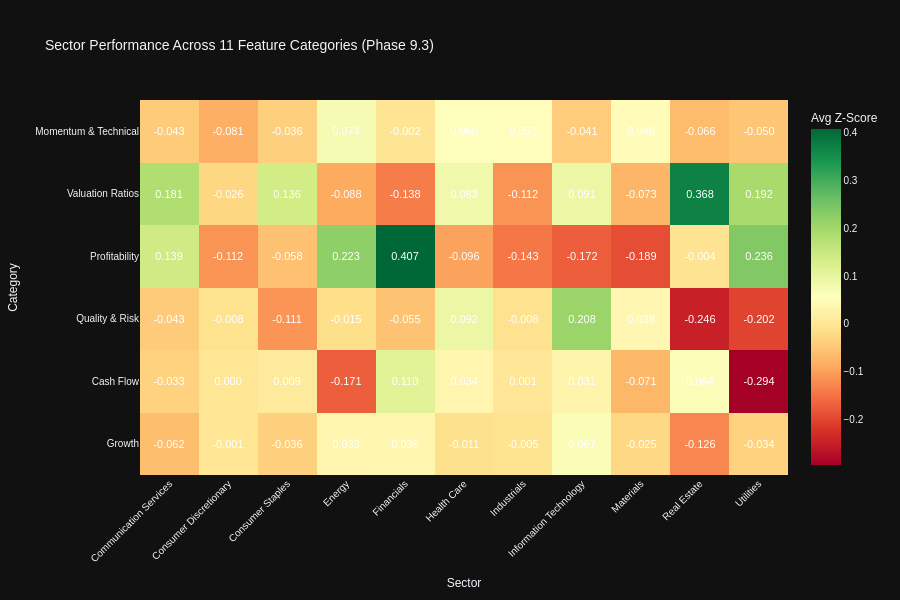

Write notebook code for a chart like this one.
### Code cell
# Visualization 1: Category Heatmaps (Sector × Category)
print("\n📊 Category Performance Heatmaps:")

# Compute category scores by averaging z-scores of metrics within each category
from scipy.stats import zscore

category_sector_scores = {}

for category_name, category_metrics in category_mapping.items():
    available_in_category = [m for m in category_metrics if m in all_stocks_scaled.columns]

    if len(available_in_category) == 0:
        print(f"  ⚠️ Skipping {category_name}: No available metrics")
        continue

    # Compute z-scores for available metrics and average by sector
    category_data = all_stocks_scaled[available_in_category + ['sector']].copy()

    # Convert to numeric and compute z-scores
    for col in available_in_category:
        category_data[col] = pd.to_numeric(category_data[col], errors='coerce')

    # Compute z-scores (handle NaNs)
    z_scored_data = category_data[available_in_category].apply(lambda x: zscore(x, nan_policy='omit'))
    category_data['category_score'] = z_scored_data.mean(axis=1)

    # Aggregate by sector
    sector_scores = category_data.groupby('sector')['category_score'].mean().sort_values(ascending=False)
    category_sector_scores[category_name] = sector_scores

# Create heatmap matrix
if category_sector_scores:
    heatmap_df = pd.DataFrame(category_sector_scores).T

    # Create interactive heatmap with value annotations
    # Following code_guidelines.md Section 17.1: Heatmaps and Conditional Formatting
    fig_category_heatmap = px.imshow(
            heatmap_df,
            labels=dict(x="Sector", y="Category", color="Avg Z-Score"),
            title="Sector Performance Across 11 Feature Categories (Phase 9.3)",
            color_continuous_scale="RdYlGn",  # Diverging scale for z-scores centered at zero
            aspect="auto",
            text_auto=".3f"  # ✅ Display values formatted to 3 decimals (Section 17.1)
            )

    # Enhanced styling per Section 17.1 style guidelines
    fig_category_heatmap.update_traces(
            textfont=dict(
                    size=11,
                    color='white',  # High contrast on diverging color scale
                    family='Arial'  # Standard sans-serif font (Section 17.4)
                    )
            )

    fig_category_heatmap.update_layout(
            height=600,
            xaxis_tickangle=-45,
            font=dict(size=10, family="Arial"),
            template="plotly_dark"  # ✅ Dark mode compatible theme (Section 17.1)
            )

    fig_category_heatmap.show()
    output_path = eda_output_dir / "phase93_category_sector_heatmap.html"
    fig_category_heatmap.write_html(output_path)

    print(f"\n✓ Category heatmap visualization complete")
    print(f"  Categories visualized: {len(category_sector_scores)}")
    print(f"  Sectors analyzed: {len(heatmap_df.columns)}")
    print(f"  Output: {output_path}")

    # Display top performing sector per category
    print(f"\n  🏆 Top Performing Sectors by Category:")
    for category, scores in list(category_sector_scores.items())[:5]:
        top_sector = scores.idxmax()
        top_score = scores.max()
        print(f"    {category}: {top_sector} (z-score: {top_score:.2f})")
else:
    print("  ⚠️ No category data available for visualization")

### Figure 1 — Plotly figure (JSON) as saved in the notebook; plotly's stock layout.template omitted (floating-point values rounded to 4 significant figures)
{"data": [{"coloraxis": "coloraxis", "name": "0", "texttemplate": "%{z:.3f}", "x": ["Communication Services", "Consumer Discretionary", "Consumer Staples", "Energy", "Financials", "Health Care", "Industrials", "Information Technology", "Materials", "Real Estate", "Utilities"], "y": ["Momentum & Technical", "Valuation Ratios", "Profitability", "Quality & Risk", "Cash Flow", "Growth"], "z": [[-0.04333, -0.08054, -0.03608, 0.07386, -0.001843, 0.05991, 0.05216, -0.0414, 0.04853, -0.06612, -0.0498], [0.1812, -0.02638, 0.1363, -0.0877, -0.1382, 0.08309, -0.1118, 0.091, -0.07263, 0.3684, 0.1924], [0.1393, -0.1116, -0.05773, 0.2227, 0.4069, -0.09628, -0.1431, -0.1718, -0.1894, -0.003936, 0.2364], [-0.04267, -0.007885, -0.1109, -0.01519, -0.05526, 0.09174, -0.008274, 0.2085, 0.03765, -0.2464, -0.2021], [-0.03335, 0.0003419, 0.009278, -0.1709, 0.1102, 0.0344, 0.0008505, 0.03072, -0.07061, 0.06438, -0.2943], [-0.06191, -0.0008878, -0.03596, 0.03293, 0.03577, -0.01084, -0.005481, 0.06709, -0.02477, -0.1265, -0.03393]], "type": "heatmap", "xaxis": "x", "yaxis": "y", "hovertemplate": "Sector: %{x}<br>Category: %{y}<br>Avg Z-Score: %{z}<extra></extra>", "textfont": {"color": "white", "family": "Arial", "size": 11}}], "layout": {"xaxis": {"anchor": "y", "domain": [0.0, 1.0], "title": {"text": "Sector"}, "tickangle": -45}, "yaxis": {"anchor": "x", "domain": [0.0, 1.0], "autorange": "reversed", "title": {"text": "Category"}}, "coloraxis": {"colorbar": {"title": {"text": "Avg Z-Score"}}, "colorscale": [[0.0, "rgb(165,0,38)"], [0.1, "rgb(215,48,39)"], [0.2, "rgb(244,109,67)"], [0.3, "rgb(253,174,97)"], [0.4, "rgb(254,224,139)"], [0.5, "rgb(255,255,191)"], [0.6, "rgb(217,239,139)"], [0.7, "rgb(166,217,106)"], [0.8, "rgb(102,189,99)"], [0.9, "rgb(26,152,80)"], [1.0, "rgb(0,104,55)"]]}, "title": {"text": "Sector Performance Across 11 Feature Categories (Phase 9.3)"}, "font": {"size": 10, "family": "Arial"}, "height": 600}}
